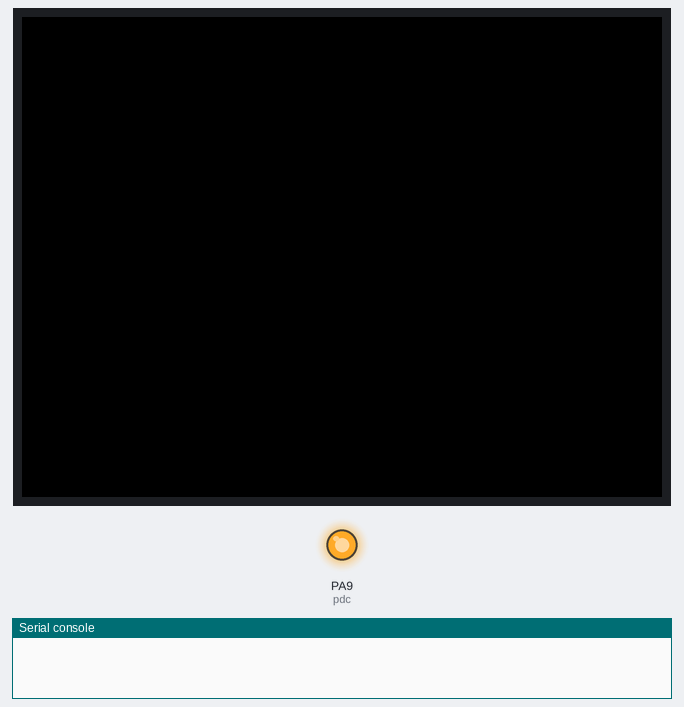
A program run on a simulated pyboard running MicroPython. Parts: 320×240 colour display, output pins drawn as LEDs (lit = HIGH), the last lines printed to the serial console. Files the program writes start out absent; library files of the repository ran but are not shown: st7789_4bit.py; pins used as bus, display or sensor lines are not drawn. At 1.0 s the program stops and its outputs stay as they are.

Above: at 0.2 s.
At 1.0 s:
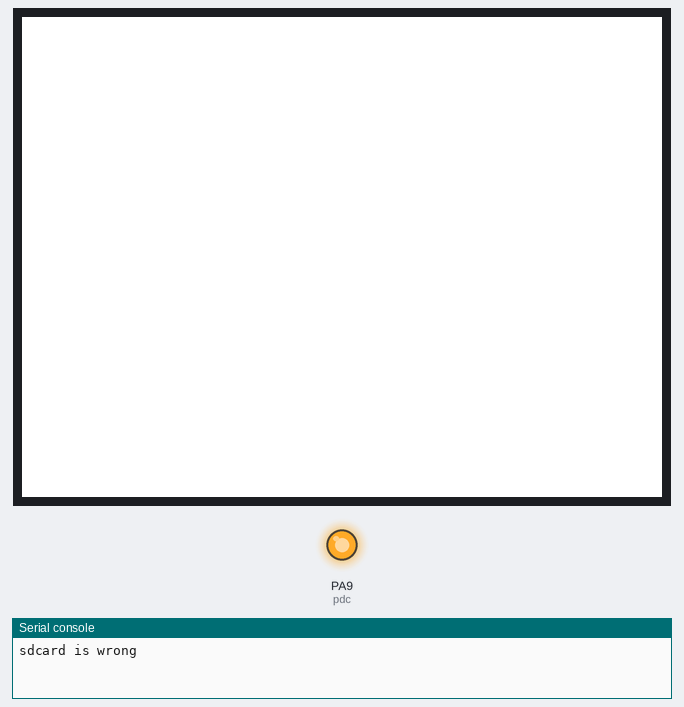
Timing chart, 0 to 2.5 s (numbered marks = the images above):
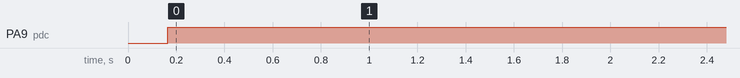

Measured:
- by itself, PA9 (pdc): LOW → HIGH at 0.16 s

The program:

spi2.py
```python
from machine import Pin, SPI
import gc,os
from utils import sdcard
from drivers.st7789.st7789_4bit import *
SSD = ST7789

pdc = Pin(9, Pin.OUT, value=1)
pcs = Pin(11, Pin.OUT, value=1)
prst = Pin(7, Pin.OUT, value=1)

gc.collect()

spi =SPI(2,baudrate=40000000, sck=Pin(3), mosi=Pin(5), miso=Pin(14))

ssd = SSD(spi, height=240, width=320, disp_mode=4, dc=pdc, cs=pcs, rst=prst)

#disp_mode=5 调节这个来调节画面的方位


def mount():
    sd = sdcard.SDCard(spi,Pin(15))
    os.mount(sd, '/sd')
    print("sdcard is wrong")

try:
    mount()
except:
    print("ERROR TFCard")
```
